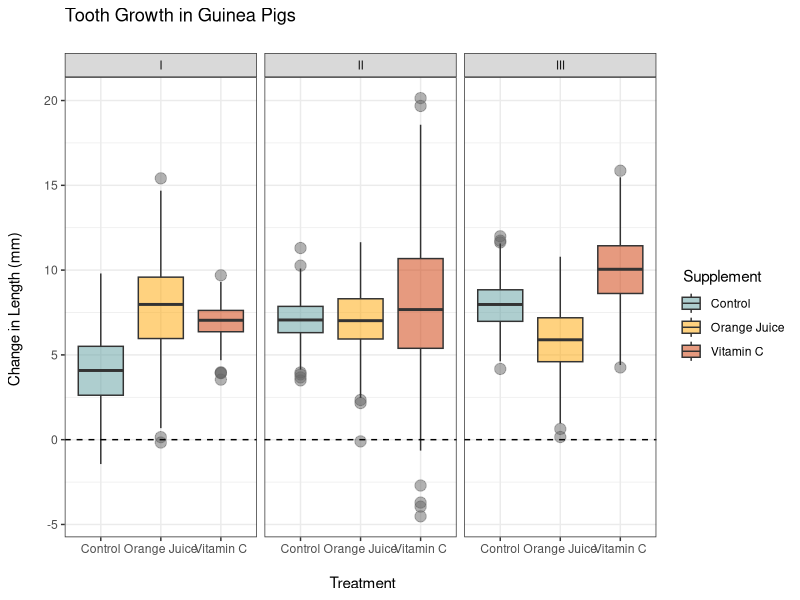
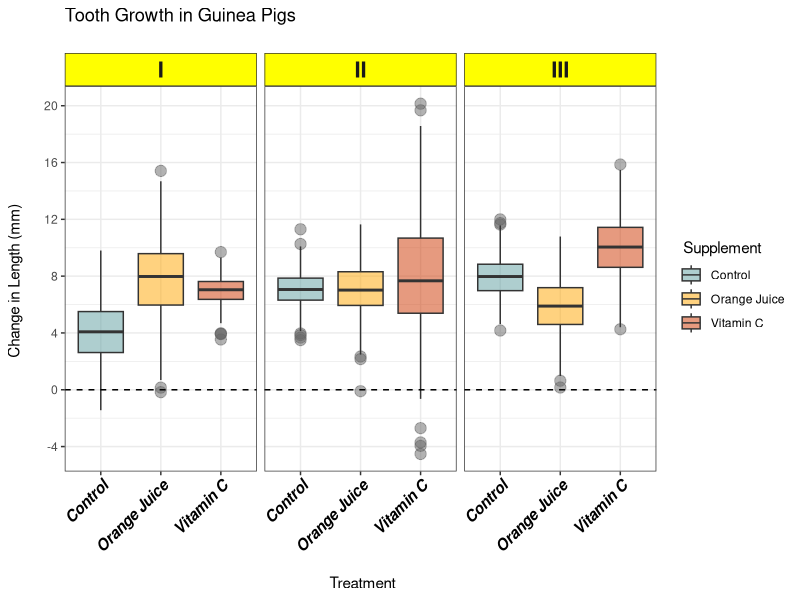

Recreate these plots in R, in order.

#
#https://www.r-bloggers.com/textual-healing-part-ii/
#https://gist.github.com/cdesante/4070336
#https://gist.github.com/cdesante/4070537

library(ggplot2)

 text.plots <- data.frame(
 SUPP = c (rep(c( "Control", "Vitamin C", "Orange Juice" ), each = 1500)) ,
 DOSE = rep(rep(c( "I", "II", "III" ), each=500), 3),
 LENGTH = c(rnorm(500, 4, 2),
 rnorm(500, 7, 1.2),
 rnorm(500, 8, 1.4),
 rnorm(500, 7, 1),
 rnorm(500, 8, 4),
 rnorm(500, 10, 2),
 rnorm(500, 8, 2.7),
 rnorm(500, 7, 1.8),
 rnorm(500, 6, 1.9)), stringsAsFactors = FALSE )


Plot.0 <- ggplot( text.plots, aes( x = SUPP, y = LENGTH , fill = SUPP ) ) +
geom_boxplot( alpha = 0.5, outlier.colour = c("grey40") , outlier.size=3.5) +
scale_fill_manual(values=c("cadetblue", "orange", "orangered3")) + facet_wrap(~DOSE) + theme_bw() +
labs(title="Tooth Growth in Guinea Pigs \n", x="\n Treatment", y="Change in Length (mm) \n") +
guides(fill = guide_legend("\n Supplement")) +
geom_hline(yintercept=0, lty=2)



Plot.0

Plot.1 <- Plot.0 + scale_y_continuous(breaks=seq(-4, 24, by=4))
Plot.1 + theme(strip.text.x = element_text(size=16, face="bold"), strip.background = element_rect(fill="yellow") ) +
theme(axis.text.x = element_text(colour="black", size = 11, face = "bold.italic", angle=45, vjust=1,hjust=1))
